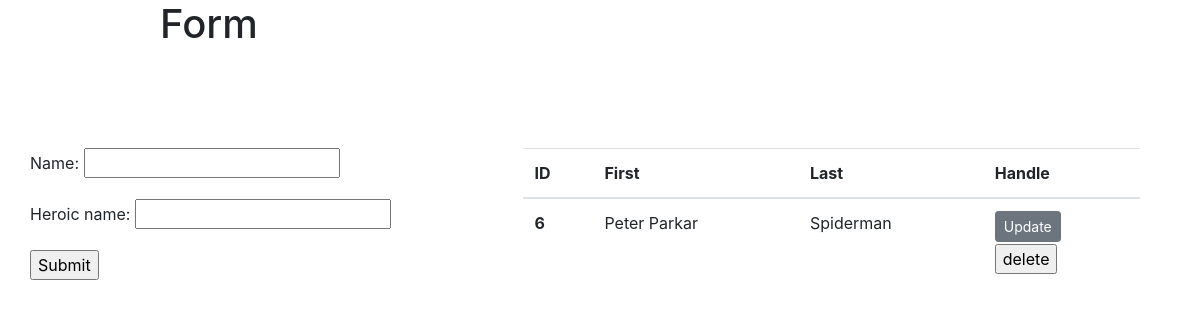
Page /home/ on the earlier database version.
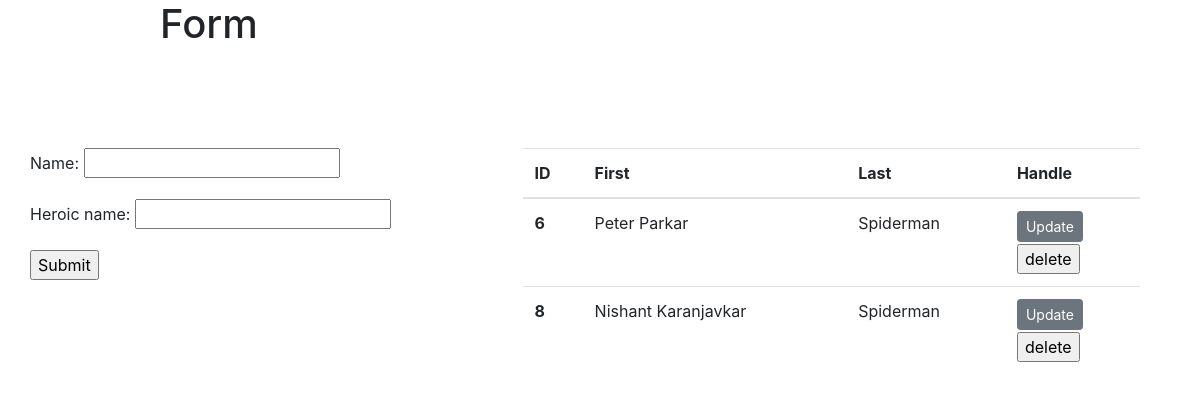
Same page on the later database version.
### core/models.py (models this page shows)
class Model(models.Model):
    name = models.CharField(max_length=50)
    heroic_name = models.CharField(max_length=50)

### core/views.py (the view)
# urls.py: path('home/',views.home,name='home'),
def home(request):
    if request.method =="POST":
        hf = HomeForm(request.POST)
        if hf.is_valid():
            hf.save()
        mm = Model.objects.all()
        hf = HomeForm()
    else:
        mm = Model.objects.all()
        hf = HomeForm()
    return render(request,'core/home.html',{"hf":hf,"mm":mm})

### core/forms.py
class HomeForm(forms.ModelForm):
    class Meta:
        model = Model
        fields = ['name','heroic_name']

### core/templates/core/home.html (shortened to what this page needs)
<!DOCTYPE html>
{% load static %}
<html lang="en">
<head>
    <link rel="stylesheet" href="{% static 'core/css/bootstrap.min.css' %}">
    <link rel="stylesheet" href="{% static 'core/css/style.css' %}">
</head>
<body>
  <h1 style="margin-left: 10rem;">Form</h1>
    <div class="container"  >
        <div class="row">
    <form action="" method="POST">
    {{hf.as_p}}
    <input type="submit">
</form>
</div>
<div class="col-md-7 database">
    <table class="table table-hover">
        <thead>
          <tr>
            <th scope="col">ID</th>
            <th scope="col">First</th>
            <th scope="col">Last</th>
            <th scope="col">Handle</th>
          </tr>
        </thead>
        <tbody>
          {% for m in mm %}
          <tr>
            <th scope="row">{{m.id}}</th>
            <td>{{m.name}}</td>
            <td>{{m.heroic_name}}</td>
            <td>
              <a href="{% url "update" m.id%}" class="btn btn-secondary btn-sm" style="margin-bottom: 2px;";>Update</a>
              <form action="{% url "delete" m.id %}" method="POST">
                <input type="submit" value="delete">
              </form>
            </td>
          </tr>
          {% endfor %}
        </tbody>
      </table>
</div>
</div>
</body>
</html>

### core/static/core/css/style.css (style rules this page uses)
.container { display: flex; justify-content: space-between; margin-top: 100px; }

Differences in the rows shown:
added Model: id "8", name "Nishant Karanjavkar", heroic_name "Spiderman"
